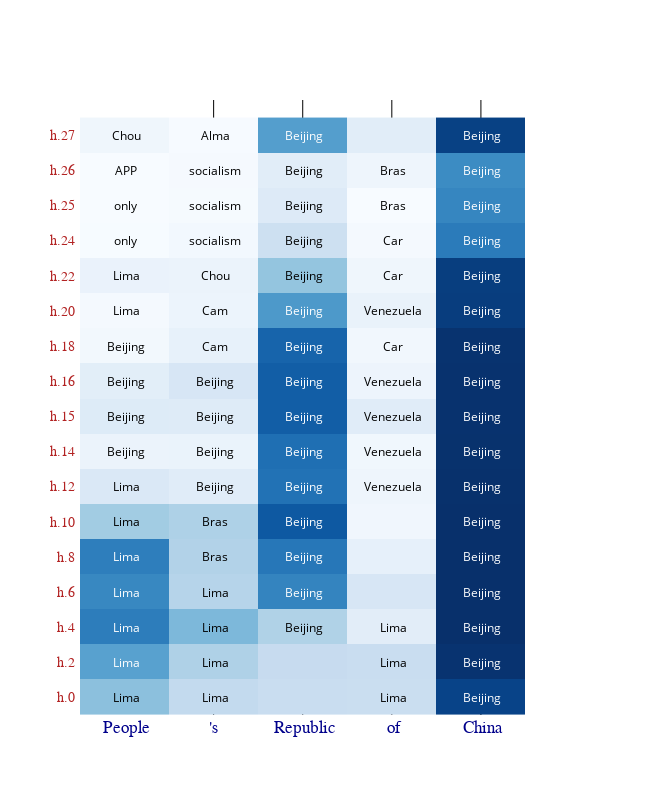

The code cell stored with this chart in its notebook:
### Code cell
lens_utils.visualize_attribute_lens(
    att_info, layer_skip=2, must_have_layers=[15, 25],
    expected_answers=[' Seattle', " Washington"]
)

### Figure 1 — Plotly figure (JSON) as saved in the notebook; plotly's stock layout.template omitted (floating-point values rounded to 4 significant figures; data arrays with more than 128 entries replaced by an {"elided": "..."} marker saying what was removed)
{"data": [{"colorscale": [[0, "rgb(247,251,255)"], [0.125, "rgb(222,235,247)"], [0.25, "rgb(198,219,239)"], [0.375, "rgb(158,202,225)"], [0.5, "rgb(107,174,214)"], [0.625, "rgb(66,146,198)"], [0.75, "rgb(33,113,181)"], [0.875, "rgb(8,81,156)"], [1, "rgb(8,48,107)"]], "customdata": {"elided": "17x5x3 str values"}, "hovertemplate": "<b>'%{customdata[0]}': %{customdata[1]}</b><br><br>Top_k:<br>   %{customdata[2]}<extra></extra>", "reversescale": false, "showscale": false, "type": "heatmap", "x": [0, 1, 2, 3, 4], "y": [0, 1, 2, 3, 4, 5, 6, 7, 8, 9, 10, 11, 12, 13, 14, 15, 16], "z": [[0.4311, 0.2747, 0.2527, 0.2455, 0.9252], [0.5648, 0.3362, 0.2633, 0.2522, 0.9851], [0.7076, 0.4662, 0.3339, 0.1256, 0.9961], [0.6689, 0.3135, 0.6848, 0.1818, 0.9958], [0.7035, 0.3278, 0.7298, 0.1044, 0.9966], [0.3743, 0.3384, 0.8451, 0.0587, 0.9963], [0.1657, 0.1352, 0.75, 0.0678, 0.9929], [0.0832, 0.086, 0.7624, 0.055, 0.991], [0.1471, 0.146, 0.8243, 0.1366, 0.9887], [0.1232, 0.1809, 0.8247, 0.0728, 0.9888], [0.0486, 0.0988, 0.802, 0.054, 0.9858], [0.0361, 0.0756, 0.5994, 0.0929, 0.9482], [0.0883, 0.0809, 0.4112, 0.0617, 0.9462], [0.0253, 0.0448, 0.229, 0.0355, 0.7171], [0.0236, 0.0314, 0.1504, 0.0232, 0.6773], [0.0226, 0.0344, 0.1285, 0.0682, 0.6535], [0.061, 0.0279, 0.5775, 0.1286, 0.9337]]}], "layout": {"annotations": [{"font": {"color": "#000000"}, "showarrow": false, "text": " Lima", "x": 0, "xref": "x", "y": 0, "yref": "y"}, {"font": {"color": "#000000"}, "showarrow": false, "text": " Lima", "x": 1, "xref": "x", "y": 0, "yref": "y"}, {"font": {"color": "#000000"}, "showarrow": false, "text": "\n", "x": 2, "xref": "x", "y": 0, "yref": "y"}, {"font": {"color": "#000000"}, "showarrow": false, "text": " Lima", "x": 3, "xref": "x", "y": 0, "yref": "y"}, {"font": {"color": "#FFFFFF"}, "showarrow": false, "text": " Beijing", "x": 4, "xref": "x", "y": 0, "yref": "y"}, {"font": {"color": "#FFFFFF"}, "showarrow": false, "text": " Lima", "x": 0, "xref": "x", "y": 1, "yref": "y"}, {"font": {"color": "#000000"}, "showarrow": false, "text": " Lima", "x": 1, "xref": "x", "y": 1, "yref": "y"}, {"font": {"color": "#000000"}, "showarrow": false, "text": "\n", "x": 2, "xref": "x", "y": 1, "yref": "y"}, {"font": {"color": "#000000"}, "showarrow": false, "text": " Lima", "x": 3, "xref": "x", "y": 1, "yref": "y"}, {"font": {"color": "#FFFFFF"}, "showarrow": false, "text": " Beijing", "x": 4, "xref": "x", "y": 1, "yref": "y"}, {"font": {"color": "#FFFFFF"}, "showarrow": false, "text": " Lima", "x": 0, "xref": "x", "y": 2, "yref": "y"}, {"font": {"color": "#000000"}, "showarrow": false, "text": " Lima", "x": 1, "xref": "x", "y": 2, "yref": "y"}, {"font": {"color": "#000000"}, "showarrow": false, "text": " Beijing", "x": 2, "xref": "x", "y": 2, "yref": "y"}, {"font": {"color": "#000000"}, "showarrow": false, "text": " Lima", "x": 3, "xref": "x", "y": 2, "yref": "y"}, {"font": {"color": "#FFFFFF"}, "showarrow": false, "text": " Beijing", "x": 4, "xref": "x", "y": 2, "yref": "y"}, {"font": {"color": "#FFFFFF"}, "showarrow": false, "text": " Lima", "x": 0, "xref": "x", "y": 3, "yref": "y"}, {"font": {"color": "#000000"}, "showarrow": false, "text": " Lima", "x": 1, "xref": "x", "y": 3, "yref": "y"}, {"font": {"color": "#FFFFFF"}, "showarrow": false, "text": " Beijing", "x": 2, "xref": "x", "y": 3, "yref": "y"}, {"font": {"color": "#000000"}, "showarrow": false, "text": "\n", "x": 3, "xref": "x", "y": 3, "yref": "y"}, {"font": {"color": "#FFFFFF"}, "showarrow": false, "text": " Beijing", "x": 4, "xref": "x", "y": 3, "yref": "y"}, {"font": {"color": "#FFFFFF"}, "showarrow": false, "text": " Lima", "x": 0, "xref": "x", "y": 4, "yref": "y"}, {"font": {"color": "#000000"}, "showarrow": false, "text": " Bras", "x": 1, "xref": "x", "y": 4, "yref": "y"}, {"font": {"color": "#FFFFFF"}, "showarrow": false, "text": " Beijing", "x": 2, "xref": "x", "y": 4, "yref": "y"}, {"font": {"color": "#000000"}, "showarrow": false, "text": "\n", "x": 3, "xref": "x", "y": 4, "yref": "y"}, {"font": {"color": "#FFFFFF"}, "showarrow": false, "text": " Beijing", "x": 4, "xref": "x", "y": 4, "yref": "y"}, {"font": {"color": "#000000"}, "showarrow": false, "text": " Lima", "x": 0, "xref": "x", "y": 5, "yref": "y"}, {"font": {"color": "#000000"}, "showarrow": false, "text": " Bras", "x": 1, "xref": "x", "y": 5, "yref": "y"}, {"font": {"color": "#FFFFFF"}, "showarrow": false, "text": " Beijing", "x": 2, "xref": "x", "y": 5, "yref": "y"}, {"font": {"color": "#000000"}, "showarrow": false, "text": "\n", "x": 3, "xref": "x", "y": 5, "yref": "y"}, {"font": {"color": "#FFFFFF"}, "showarrow": false, "text": " Beijing", "x": 4, "xref": "x", "y": 5, "yref": "y"}, {"font": {"color": "#000000"}, "showarrow": false, "text": " Lima", "x": 0, "xref": "x", "y": 6, "yref": "y"}, {"font": {"color": "#000000"}, "showarrow": false, "text": " Beijing", "x": 1, "xref": "x", "y": 6, "yref": "y"}, {"font": {"color": "#FFFFFF"}, "showarrow": false, "text": " Beijing", "x": 2, "xref": "x", "y": 6, "yref": "y"}, {"font": {"color": "#000000"}, "showarrow": false, "text": " Venezuela", "x": 3, "xref": "x", "y": 6, "yref": "y"}, {"font": {"color": "#FFFFFF"}, "showarrow": false, "text": " Beijing", "x": 4, "xref": "x", "y": 6, "yref": "y"}, {"font": {"color": "#000000"}, "showarrow": false, "text": " Beijing", "x": 0, "xref": "x", "y": 7, "yref": "y"}, {"font": {"color": "#000000"}, "showarrow": false, "text": " Beijing", "x": 1, "xref": "x", "y": 7, "yref": "y"}, {"font": {"color": "#FFFFFF"}, "showarrow": false, "text": " Beijing", "x": 2, "xref": "x", "y": 7, "yref": "y"}, {"font": {"color": "#000000"}, "showarrow": false, "text": " Venezuela", "x": 3, "xref": "x", "y": 7, "yref": "y"}, {"font": {"color": "#FFFFFF"}, "showarrow": false, "text": " Beijing", "x": 4, "xref": "x", "y": 7, "yref": "y"}, {"font": {"color": "#000000"}, "showarrow": false, "text": " Beijing", "x": 0, "xref": "x", "y": 8, "yref": "y"}, {"font": {"color": "#000000"}, "showarrow": false, "text": " Beijing", "x": 1, "xref": "x", "y": 8, "yref": "y"}, {"font": {"color": "#FFFFFF"}, "showarrow": false, "text": " Beijing", "x": 2, "xref": "x", "y": 8, "yref": "y"}, {"font": {"color": "#000000"}, "showarrow": false, "text": " Venezuela", "x": 3, "xref": "x", "y": 8, "yref": "y"}, {"font": {"color": "#FFFFFF"}, "showarrow": false, "text": " Beijing", "x": 4, "xref": "x", "y": 8, "yref": "y"}, {"font": {"color": "#000000"}, "showarrow": false, "text": " Beijing", "x": 0, "xref": "x", "y": 9, "yref": "y"}, {"font": {"color": "#000000"}, "showarrow": false, "text": " Beijing", "x": 1, "xref": "x", "y": 9, "yref": "y"}, {"font": {"color": "#FFFFFF"}, "showarrow": false, "text": " Beijing", "x": 2, "xref": "x", "y": 9, "yref": "y"}, {"font": {"color": "#000000"}, "showarrow": false, "text": " Venezuela", "x": 3, "xref": "x", "y": 9, "yref": "y"}, {"font": {"color": "#FFFFFF"}, "showarrow": false, "text": " Beijing", "x": 4, "xref": "x", "y": 9, "yref": "y"}, {"font": {"color": "#000000"}, "showarrow": false, "text": " Beijing", "x": 0, "xref": "x", "y": 10, "yref": "y"}, {"font": {"color": "#000000"}, "showarrow": false, "text": " Cam", "x": 1, "xref": "x", "y": 10, "yref": "y"}, {"font": {"color": "#FFFFFF"}, "showarrow": false, "text": " Beijing", "x": 2, "xref": "x", "y": 10, "yref": "y"}, {"font": {"color": "#000000"}, "showarrow": false, "text": " Car", "x": 3, "xref": "x", "y": 10, "yref": "y"}, {"font": {"color": "#FFFFFF"}, "showarrow": false, "text": " Beijing", "x": 4, "xref": "x", "y": 10, "yref": "y"}, {"font": {"color": "#000000"}, "showarrow": false, "text": " Lima", "x": 0, "xref": "x", "y": 11, "yref": "y"}, {"font": {"color": "#000000"}, "showarrow": false, "text": " Cam", "x": 1, "xref": "x", "y": 11, "yref": "y"}, {"font": {"color": "#FFFFFF"}, "showarrow": false, "text": " Beijing", "x": 2, "xref": "x", "y": 11, "yref": "y"}, {"font": {"color": "#000000"}, "showarrow": false, "text": " Venezuela", "x": 3, "xref": "x", "y": 11, "yref": "y"}, {"font": {"color": "#FFFFFF"}, "showarrow": false, "text": " Beijing", "x": 4, "xref": "x", "y": 11, "yref": "y"}, {"font": {"color": "#000000"}, "showarrow": false, "text": " Lima", "x": 0, "xref": "x", "y": 12, "yref": "y"}, {"font": {"color": "#000000"}, "showarrow": false, "text": " Chou", "x": 1, "xref": "x", "y": 12, "yref": "y"}, {"font": {"color": "#000000"}, "showarrow": false, "text": " Beijing", "x": 2, "xref": "x", "y": 12, "yref": "y"}, {"font": {"color": "#000000"}, "showarrow": false, "text": " Car", "x": 3, "xref": "x", "y": 12, "yref": "y"}, {"font": {"color": "#FFFFFF"}, "showarrow": false, "text": " Beijing", "x": 4, "xref": "x", "y": 12, "yref": "y"}, {"font": {"color": "#000000"}, "showarrow": false, "text": " only", "x": 0, "xref": "x", "y": 13, "yref": "y"}, {"font": {"color": "#000000"}, "showarrow": false, "text": " socialism", "x": 1, "xref": "x", "y": 13, "yref": "y"}, {"font": {"color": "#000000"}, "showarrow": false, "text": " Beijing", "x": 2, "xref": "x", "y": 13, "yref": "y"}, {"font": {"color": "#000000"}, "showarrow": false, "text": " Car", "x": 3, "xref": "x", "y": 13, "yref": "y"}, {"font": {"color": "#FFFFFF"}, "showarrow": false, "text": " Beijing", "x": 4, "xref": "x", "y": 13, "yref": "y"}, {"font": {"color": "#000000"}, "showarrow": false, "text": " only", "x": 0, "xref": "x", "y": 14, "yref": "y"}, {"font": {"color": "#000000"}, "showarrow": false, "text": " socialism", "x": 1, "xref": "x", "y": 14, "yref": "y"}, {"font": {"color": "#000000"}, "showarrow": false, "text": " Beijing", "x": 2, "xref": "x", "y": 14, "yref": "y"}, {"font": {"color": "#000000"}, "showarrow": false, "text": " Bras", "x": 3, "xref": "x", "y": 14, "yref": "y"}, {"font": {"color": "#FFFFFF"}, "showarrow": false, "text": " Beijing", "x": 4, "xref": "x", "y": 14, "yref": "y"}, {"font": {"color": "#000000"}, "showarrow": false, "text": " APP", "x": 0, "xref": "x", "y": 15, "yref": "y"}, {"font": {"color": "#000000"}, "showarrow": false, "text": " socialism", "x": 1, "xref": "x", "y": 15, "yref": "y"}, {"font": {"color": "#000000"}, "showarrow": false, "text": " Beijing", "x": 2, "xref": "x", "y": 15, "yref": "y"}, {"font": {"color": "#000000"}, "showarrow": false, "text": " Bras", "x": 3, "xref": "x", "y": 15, "yref": "y"}, {"font": {"color": "#FFFFFF"}, "showarrow": false, "text": " Beijing", "x": 4, "xref": "x", "y": 15, "yref": "y"}, {"font": {"color": "#000000"}, "showarrow": false, "text": " Chou", "x": 0, "xref": "x", "y": 16, "yref": "y"}, {"font": {"color": "#000000"}, "showarrow": false, "text": " Alma", "x": 1, "xref": "x", "y": 16, "yref": "y"}, {"font": {"color": "#FFFFFF"}, "showarrow": false, "text": " Beijing", "x": 2, "xref": "x", "y": 16, "yref": "y"}, {"font": {"color": "#000000"}, "showarrow": false, "text": "\n", "x": 3, "xref": "x", "y": 16, "yref": "y"}, {"font": {"color": "#FFFFFF"}, "showarrow": false, "text": " Beijing", "x": 4, "xref": "x", "y": 16, "yref": "y"}], "autosize": false, "height": 795, "plot_bgcolor": "white", "width": 650, "xaxis": {"dtick": 1, "gridcolor": "rgb(0, 0, 0)", "range": [-0.5, 5], "side": "bottom", "tickfont": {"color": "darkblue", "family": "Times New Roman", "size": 17}, "tickmode": "array", "ticks": "", "ticktext": [" People", "'s", " Republic", " of", " China"], "tickvals": [0, 1, 2, 3, 4]}, "yaxis": {"dtick": 1, "range": [-0.5, 17], "tickfont": {"color": "firebrick", "family": "verdana", "size": 14}, "tickmode": "array", "ticks": "", "ticksuffix": "  ", "ticktext": ["h.0 ", "h.2 ", "h.4 ", "h.6 ", "h.8 ", "h.10 ", "h.12 ", "h.14 ", "h.15 ", "h.16 ", "h.18 ", "h.20 ", "h.22 ", "h.24 ", "h.25 ", "h.26 ", "h.27 "], "tickvals": [0, 1, 2, 3, 4, 5, 6, 7, 8, 9, 10, 11, 12, 13, 14, 15, 16]}}}
